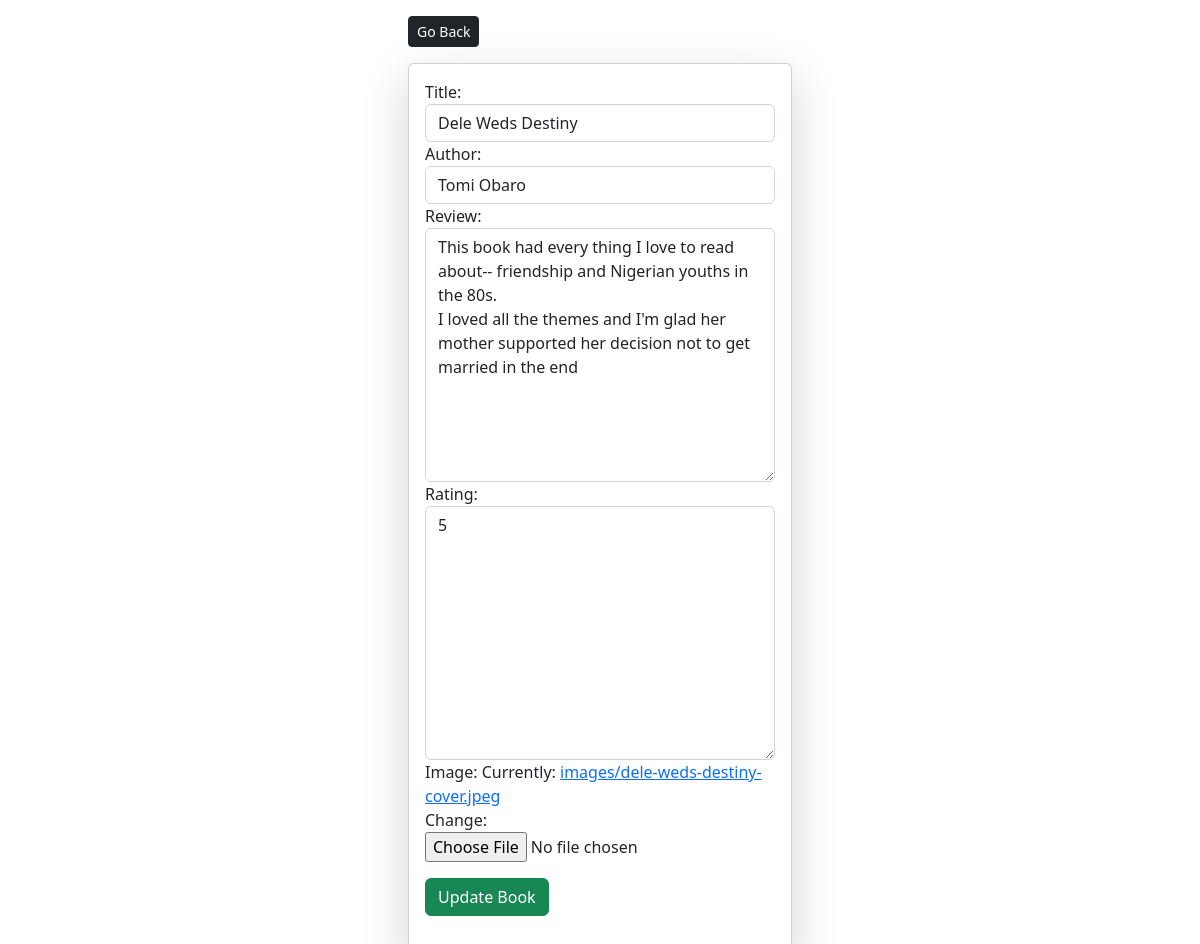
/edit-book/7/, run on the app's committed database.
### books/models.py (models this page shows, shortened)
class Book(models.Model):
    title = models.CharField(max_length=100)
    author = models.CharField(max_length=100)
    review = models.TextField(default="nothing to say", max_length=500)
    rating = models.IntegerField(default="5")
    image = models.ImageField(null=False, blank=False, upload_to='images/')
    created_at = models.DateTimeField(auto_now_add=True, null=True, blank=True)
    class Meta:
        ordering = ['-created_at']

### books/views.py (the view)
# urls.py: path('edit-book/<str:id>/', views.edit_book, name='edit-book'),
def edit_book(request, id):
    book = Book.objects.get(pk=id)
    form = EditBookForm(instance=book)
    if request.method == 'POST':
        form = EditBookForm(request.POST, request.FILES, instance=book)
        if form.is_valid():
            form.save()
            return redirect('home')
    context = {'form': form}
    return render(request, 'books/update-book.html', context)

### books/forms.py
class EditBookForm(ModelForm):
    class Meta:
        model = Book
        fields = '__all__'
        widgets = {
             'title': forms.TextInput(attrs={'class': 'form-control'}),
             'author': forms.TextInput(attrs={'class': 'form-control'}),
             'review': forms.Textarea(attrs={'class': 'form-control'}),
             'rating': forms.Textarea(attrs={'class': 'form-control'})
        }

### books/templates/books/update-book.html (shortened to what this page needs)
{% extends 'books/base.html' %}
{% block content %}
<div class="row justify-content-center">
    <div class="col-md-4">
        <a href="{% url 'home' %}" class="my-3 btn btn-dark btn-sm">Go Back</a>
        <div class="card shadow-lg">
            <div class="card-body">
                <form method="POST" enctype="multipart/form-data" action="">
                    <p>{{ form }}</p>
                    <button type="submit" class="btn btn-success btn-block mb-4">Update Book</button>
                </form>
            </div>
        </div>
    </div>
</div>
{% endblock %}

### data on the page
Book: title "Dele Weds Destiny", author "Tomi Obaro", review "This book had every thing I love to read about-- friendship and Nigerian youths in the 80s. I loved all the themes and I'm glad her mother supported her decision not to get married in the end", rating "5"
